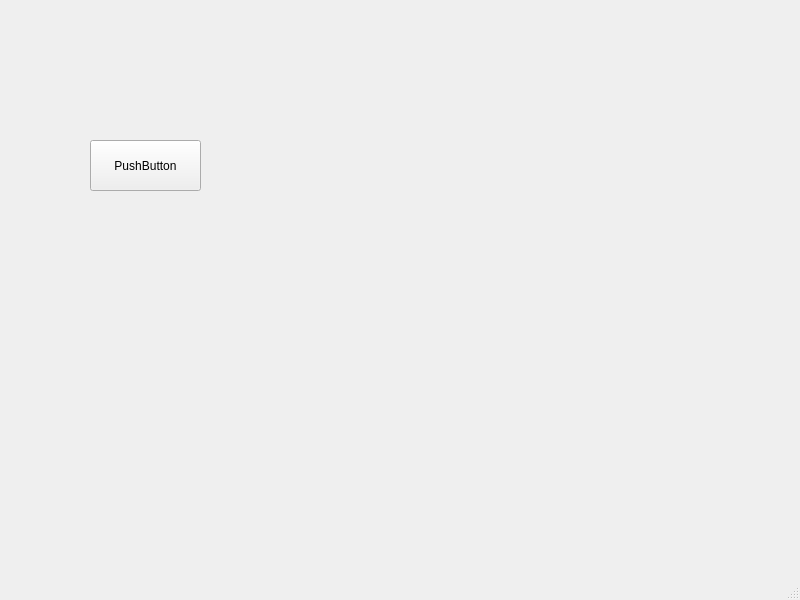
<?xml version="1.0" encoding="UTF-8"?>
<ui version="4.0">
 <class>MainWindow</class>
 <widget class="QMainWindow" name="MainWindow">
  <property name="geometry">
   <rect>
    <x>0</x>
    <y>0</y>
    <width>800</width>
    <height>600</height>
   </rect>
  </property>
  <property name="windowTitle">
   <string>MainWindow</string>
  </property>
  <widget class="QWidget" name="centralwidget">
   <widget class="QPushButton" name="pushButton">
    <property name="geometry">
     <rect>
      <x>90</x>
      <y>140</y>
      <width>111</width>
      <height>51</height>
     </rect>
    </property>
    <property name="text">
     <string>PushButton</string>
    </property>
   </widget>
  </widget>
  <widget class="QMenuBar" name="menubar">
   <property name="geometry">
    <rect>
     <x>0</x>
     <y>0</y>
     <width>800</width>
     <height>22</height>
    </rect>
   </property>
  </widget>
  <widget class="QStatusBar" name="statusbar"/>
 </widget>
 <resources/>
 <connections/>
</ui>
